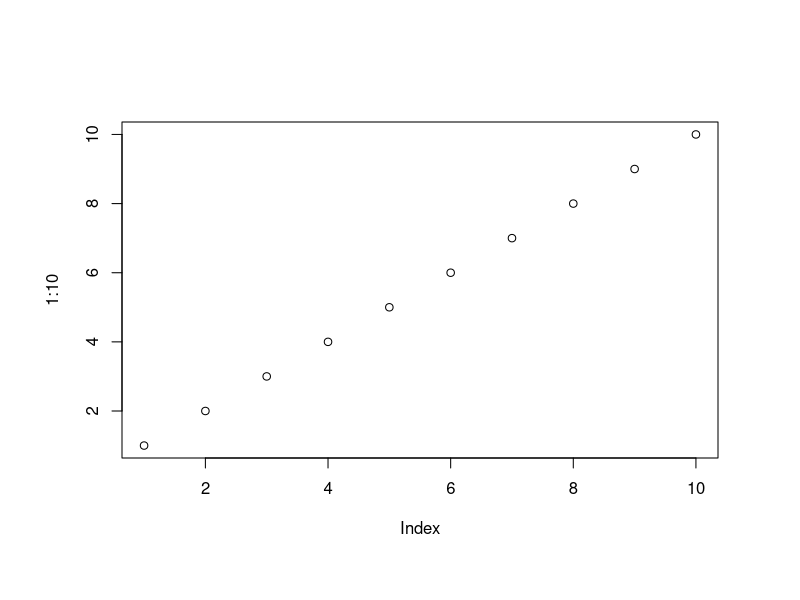

Write the R code that produced this figure. (Note: this script raises an error after producing the figure.)
# This is a sample for extending pdf device
pdf("pdf2.pdf")
par(oma=c(2,2,2,2))

plot(1:10)

############################################
## You can make URL link box by "pdf.box" ##
############################################
pdf.box(1, 5, 3, 8, "http://www.r-project.org")

###################################################
## You can also make popup text box by "pdf.box" ##
###################################################
for(i in 1:10)
  pdf.box(i-0.1, i-0.1, i+0.1, i+0.1, LETTERS[i], link=F, border=c(0,0,0))
text(5, 9, "mouse over points!", col=2)

############################################################
## URL link and popup text for strings can be assigned by ##
## "text" and "mtext".                                    ##
############################################################
text(5, 2, "text test", url="http://www.google.com")

mtext("mtext test 1", cex=2, popup="Hello, world!")
mtext("mtext test 2", side = 2, line=2, url="http://www.apple.com")
mtext("mtext test 3", outer=T, side = 1, url="http://www.bioconductor.org")
mtext("mtext test 4", outer=T, side = 4, cex=3, url="http://www.playstation.com")

dev.off()
